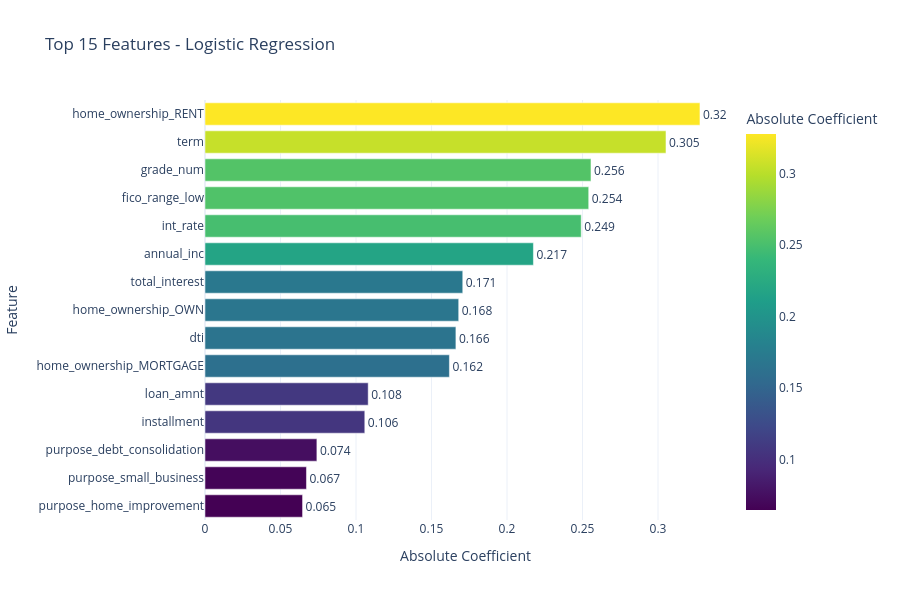

Source (notebook cell):
### Markdown cell above
---
## Step 12: Model Interpretation & Insights

A model that we can't explain is hard to trust.  
Feature importance tells us **which inputs the model relies on most**.

### Code cell
# Feature Importance - Logistic Regression

# Find the best model based on F1 score
best_result = max(results, key=lambda x: x["F1"])

# Get model name
best_model_name = best_result["Model"]

# Get the actual trained model
best_model = models[best_model_name]

print("Best Model:", best_model_name)
print(f"F1 Score: {best_result['F1']:.3f}")


# Logistic Regression Feature Importance

if hasattr(best_model, "coef_"):

    # Create DataFrame
    importance_df = pd.DataFrame({
        "Feature": FEATURE_COLS,
        "Coefficient": best_model.coef_[0]
    })

    # Absolute coefficient
    importance_df["Importance"] = importance_df["Coefficient"].abs()

    # Sort by importance
    importance_df = importance_df.sort_values(
        "Importance",
        ascending=False
    )

    # Select top 15 features
    top_features = importance_df.head(15)

    # ======================================================
    # Create Plotly chart
    # ======================================================

    fig = px.bar(
        top_features.sort_values("Importance"),
        x="Importance",
        y="Feature",
        orientation="h",
        title="Top 15 Features - Logistic Regression",
        labels={
            "Importance": "Absolute Coefficient",
            "Feature": "Feature"
        },
        text="Importance",
        color="Importance",
        color_continuous_scale=px.colors.sequential.Viridis
    )

    fig.update_traces(
        texttemplate="%{text:.3f}",
        textposition="outside"
    )

    fig.update_layout(
        template="plotly_white",
        width=900,
        height=600
    )

    fig.show()

    # Show Top 10 Features

    print("\nTop 10 Features:")
    print(
        importance_df[
            ["Feature", "Coefficient", "Importance"]
        ].head(10).to_string(index=False)
    )

### Figure 1 — Plotly figure (JSON) as saved in the notebook; plotly's stock layout.template omitted (floating-point values rounded to 4 significant figures)
{"data": [{"hovertemplate": "Absolute Coefficient=%{marker.color}<br>Feature=%{y}<extra></extra>", "legendgroup": "", "marker": {"color": [0.06461, 0.06719, 0.07409, 0.1058, 0.1081, 0.1618, 0.1662, 0.168, 0.1707, 0.2175, 0.2491, 0.2541, 0.2556, 0.3053, 0.3278], "coloraxis": "coloraxis", "pattern": {"shape": ""}}, "name": "", "orientation": "h", "showlegend": false, "text": [0.06461, 0.06719, 0.07409, 0.1058, 0.1081, 0.1618, 0.1662, 0.168, 0.1707, 0.2175, 0.2491, 0.2541, 0.2556, 0.3053, 0.3278], "textposition": "outside", "texttemplate": "%{text:.3f}", "type": "bar", "x": [0.06461, 0.06719, 0.07409, 0.1058, 0.1081, 0.1618, 0.1662, 0.168, 0.1707, 0.2175, 0.2491, 0.2541, 0.2556, 0.3053, 0.3278], "xaxis": "x", "y": ["purpose_home_improvement", "purpose_small_business", "purpose_debt_consolidation", "installment", "loan_amnt", "home_ownership_MORTGAGE", "dti", "home_ownership_OWN", "total_interest", "annual_inc", "int_rate", "fico_range_low", "grade_num", "term", "home_ownership_RENT"], "yaxis": "y"}], "layout": {"barmode": "relative", "coloraxis": {"colorbar": {"title": {"text": "Absolute Coefficient"}}, "colorscale": [[0, "#440154"], [0.1111, "#482878"], [0.2222, "#3e4989"], [0.3333, "#31688e"], [0.4444, "#26828e"], [0.5556, "#1f9e89"], [0.6667, "#35b779"], [0.7778, "#6ece58"], [0.8889, "#b5de2b"], [1, "#fde725"]]}, "height": 600, "legend": {"tracegroupgap": 0}, "title": {"text": "Top 15 Features - Logistic Regression"}, "width": 900, "xaxis": {"anchor": "y", "domain": [0, 1], "title": {"text": "Absolute Coefficient"}}, "yaxis": {"anchor": "x", "domain": [0, 1], "title": {"text": "Feature"}}}}
